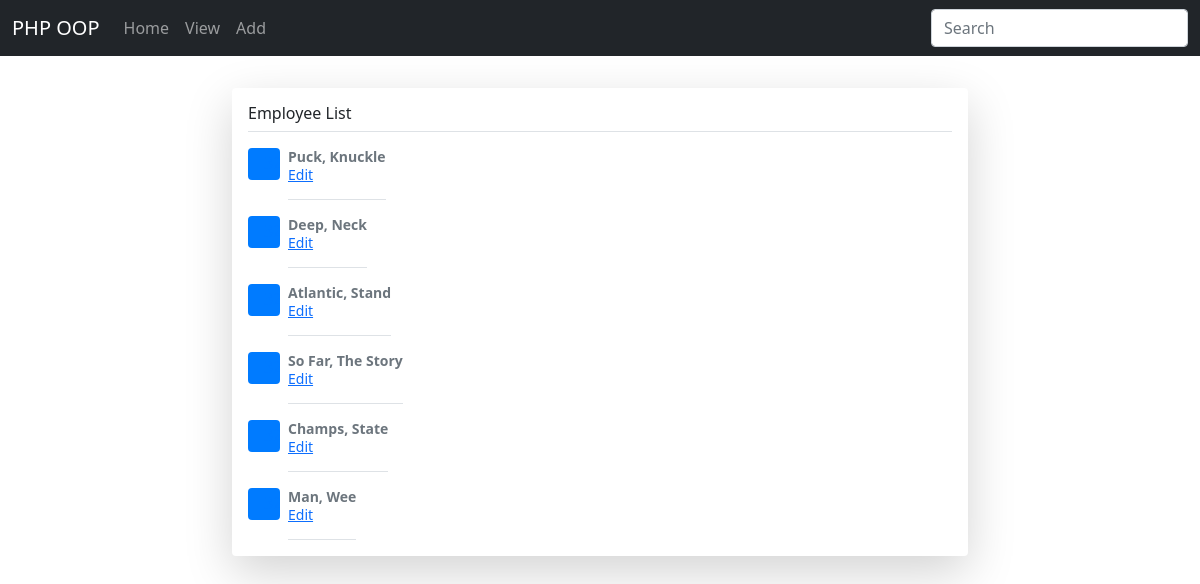
The page /view.php on the database its author committed.
### tables this page shows
CREATE TABLE `employee` (
  `emp_id` int(11) NOT NULL,
  `last_name` varchar(100) NOT NULL,
  `first_name` varchar(100) NOT NULL
);

### autoload.php (called while the page is built, shortened)
<?php
spl_autoload_register(function($class){
    $path = "includes/";
    $extension = ".php";
    $fullpath = $path . $class . $extension;
});
?>

### includes/db.php (called while the page is built, shortened)
<?php
class Db {
    public function connect()
    {
        $this->host = "localhost";
        $this->username = "root";
        $this->password = "";
        $this->dbname = "oop";
        $this->charset = "utf8mb4";
        try {
            $dsn = "mysql:host=".$this->host.";dbname=".$this->dbname.";charset=".$this->charset;
            $pdo = new \PDO($dsn, $this->username, $this->password);
            $pdo->setAttribute(PDO::ATTR_ERRMODE, PDO::ERRMODE_EXCEPTION);
            return $pdo;
        } catch (Exception $e) {
            echo "Connection Failed: ".$e->getMessage();
        }
    }
}
?>

### includes/employee.php (called while the page is built, shortened)
<?php
class Employee extends Db
{
    public function getAllEmp()
    {
        $sql = "SELECT * FROM employee ORDER BY emp_id desc";
        $stmt = $this->connect()->query($sql);
        return $stmt->fetchAll(PDO::FETCH_ASSOC);
    }
}
?>

### view.php (the view, shortened to what this page needs)
<?php
    include_once "autoload.php";
?>
<!DOCTYPE html>
<html lang="en">
<head>
    <link href="https://cdn.jsdelivr.net/npm/bootstrap@5.0.0-beta1/dist/css/bootstrap.min.css" rel="stylesheet">
</head>
<body>
    <?php
    include_once "template/nav.php";
    ?>
    <div class="container">
    <div class="row justify-content-md-center">
        <div class="col-8">
            <div class="my-3 p-3 bg-white rounded shadow-lg">
                <h6 class="border-bottom pb-2 mb-0">Employee List</h6>
                <?php
                    $emp_info = new Employee();
                    $emps = $emp_info->getAllEmp();
                    foreach ($emps as $emp) {
                        ?>
                        <div class="d-flex text-muted pt-3">
                            <svg class="bd-placeholder-img flex-shrink-0 me-2 rounded" width="32" height="32" xmlns="http://www.w3.org/2000/svg" role="img" aria-label="Placeholder: 32x32" preserveAspectRatio="xMidYMid slice" focusable="false"><title>Placeholder</title><rect width="100%" height="100%" fill="#007bff"></rect><text x="50%" y="50%" fill="#007bff" dy=".3em">32x32</text></svg>
                            <p class="pb-3 mb-0 small lh-sm border-bottom">
                                <strong class="d-block text-gray-dark"><?php echo $emp['last_name'].", ".$emp['first_name']; ?></strong>
                                <a href="edit.php?edit=<?php echo $emp['emp_id']; ?>">Edit</a>
                            </p>
                        </div>
                    <?php
                    }
                ?>
            </div>
        </div>
    </div>
    </div>
</body>
</html>

### template/nav.php (shortened to what this page needs)
<nav class="navbar navbar-expand navbar-dark bg-dark mb-3" aria-label="Second navbar example">
    <div class="container-fluid">
    <a class="navbar-brand" href="#">PHP OOP</a>
    <div class="collapse navbar-collapse" id="navbarsExample02">
        <ul class="navbar-nav me-auto">
        <li class="nav-item active">
            <a class="nav-link" aria-current="page" href="/oop1">Home</a>
        </li>
        <li class="nav-item">
            <a class="nav-link" href="view.php">View</a>
        </li>
        <li class="nav-item">
            <a class="nav-link" href="add.php">Add</a>
        </li>
        </ul>
        <form action="search.php" method="get">
            <input class="form-control" type="text" placeholder="Search" aria-label="Search" name="search">
        </form>
    </div>
    </div>
</nav>

### rows shown on the page
employee: last_name "Puck", first_name "Knuckle"
employee: last_name "Deep", first_name "Neck"
employee: last_name "Atlantic", first_name "Stand"
employee: last_name "So Far", first_name "The Story"
employee: last_name "Champs", first_name "State"
employee: last_name "Man", first_name "Wee"
